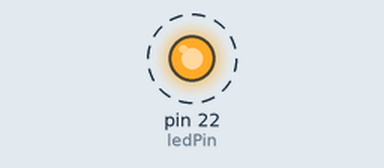
This sketch was run on a simulated Arduino Mega 2560, built with avr-gcc and run on an emulated ATmega2560. On the bench: output pins drawn as LEDs (lit = HIGH). Dashed ring = blinking. What the sketch prints to the serial monitor is not drawn.

Above: at 0.2 s.
Timing chart, 0 to 3.0 s (numbered marks = the images above):
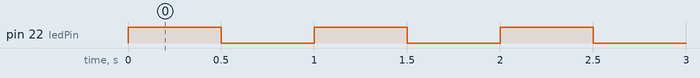

The sketch:

Blink.ino
```cpp
/*
 * Relay Shield - Blink
 * Turns on the relay for two seconds, then off for two seconds, repeatedly.
 *
 * Relay Shield transistor closes relay when D1 is HIGH
 */

/*const int relayPin = 22;
const long interval = 2000;  // pause for two seconds

void setup() {
  pinMode(relayPin, OUTPUT);
}

void loop() {
  digitalWrite(relayPin, HIGH); // turn on relay with voltage HIGH
  delay(interval);              // pause
  digitalWrite(relayPin, LOW);  // turn off relay with voltage LOW
  delay(interval);              // pause
}*/

int ledPin = 22;

void setup()
{
    pinMode(ledPin, OUTPUT);
    Serial.begin(115200);
}

void loop()
{
    Serial.println("Hello, world!");
    digitalWrite(ledPin, HIGH);
    delay(500);
    digitalWrite(ledPin, LOW);
    delay(500);
}
```

Measured:
- by itself, pin 22 (ledPin): alternates HIGH for 0.50 s and LOW for 0.50 s
